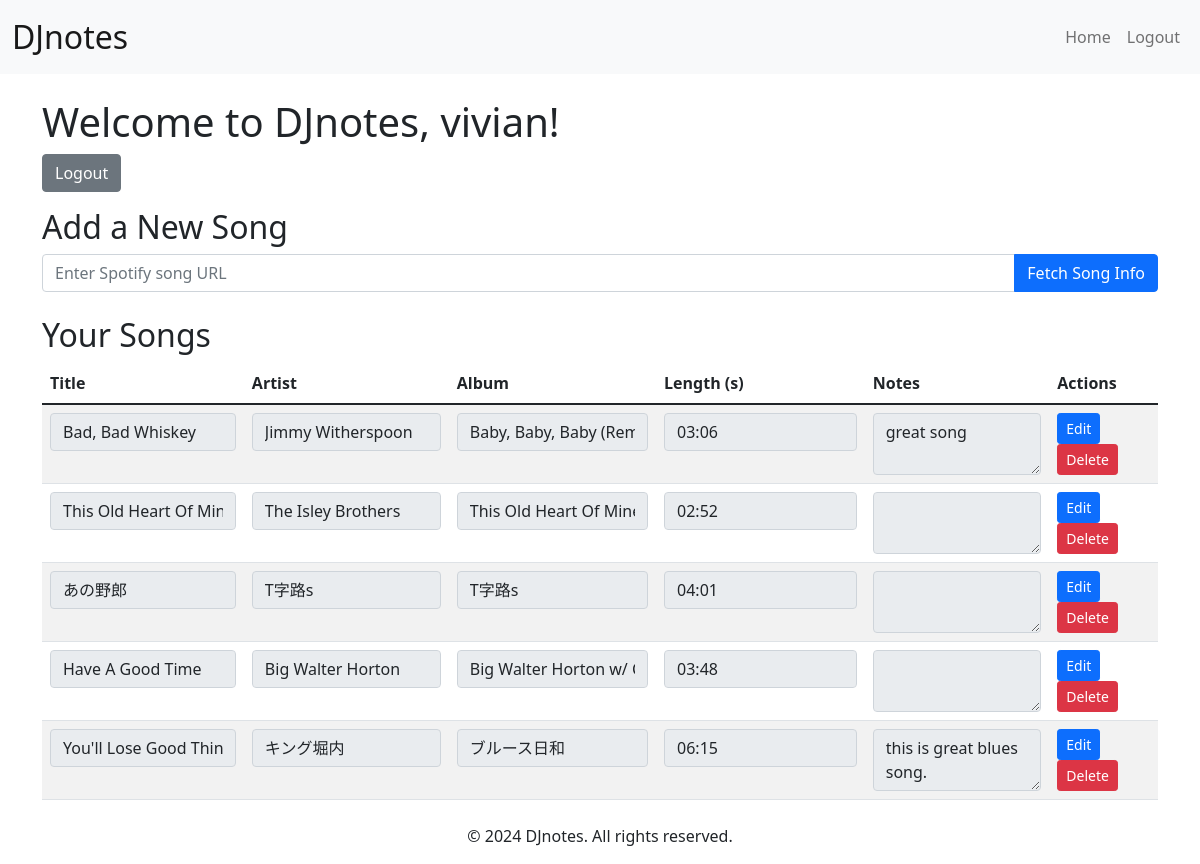
Before: /index (signed in) with the older database file.
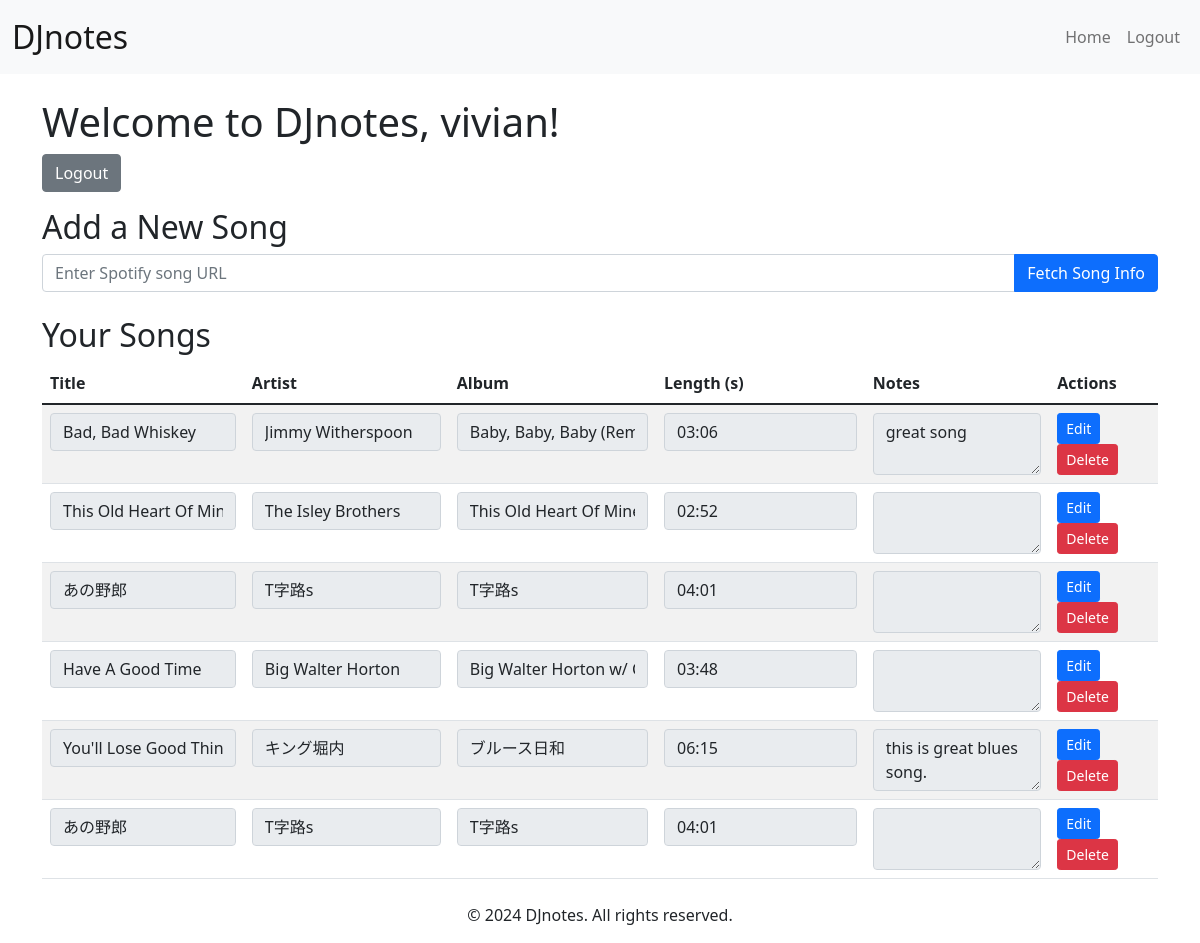
After: the same page with the newer database file.
### app.py (models this page shows, shortened)
class User(UserMixin, db.Model):
    __tablename__ = 'users'
    id = db.Column(db.Integer, primary_key=True)
    username = db.Column(db.String(64), unique=True, nullable=False)
    email = db.Column(db.String(120), unique=True, nullable=False)
    password_hash = db.Column(db.String(128), nullable=False)
    created_at = db.Column(db.DateTime, default=db.func.current_timestamp())

class Song(db.Model):
    __tablename__ = 'songs'
    id = db.Column(db.Integer, primary_key=True)
    title = db.Column(db.String(100), nullable=False)
    artist = db.Column(db.String(100), nullable=False)
    album = db.Column(db.String(100), nullable=True)
    songlength = db.Column(db.Integer, nullable=True)
    notes = db.Column(db.String, nullable=True)  # Adjust to nullable if desired
    user_id = db.Column(db.Integer, db.ForeignKey('users.id'), nullable=False)

### app.py (the view, shortened to what this page needs)
@app.route('/index', methods=['GET', 'POST'])
@login_required
def index():
    songs = Song.query.filter_by(user_id=current_user.id).all()
    return render_template('index.html', songs=songs , format_time = format_time)

### app.py (called while the page is built)
@login_manager.user_loader
def load_user(user_id):
    return User.query.get(int(user_id))

### src/main/formattime.py (called while the page is built)
def format_time(milliseconds):
    seconds = milliseconds // 1000
    minutes, seconds = divmod(seconds, 60)
    return f"{minutes:02d}:{seconds:02d}"

### templates/index.html (shortened to what this page needs)
{% extends "layout.html" %}
{% block main %}
    <h1>Welcome to DJnotes, {{ current_user.username }}!</h1>
    <a href="{{ url_for('logout') }}" class="btn btn-secondary mb-3">Logout</a>
    <h2>Add a New Song</h2>
    <form id="songForm" method="POST" action="{{ url_for('index') }}" class="mb-4">
        <div class="input-group mb-3">
            <input type="url" name="url" class="form-control" placeholder="Enter Spotify song URL" required>
            <button type="submit" class="btn btn-primary">Fetch Song Info</button>
        </div>
    </form>
    <h2>Your Songs</h2>
    {% if songs %}
        <table class="table table-striped">
            <thead>
                <tr>
                    <th>Title</th>
                    <th>Artist</th>
                    <th>Album</th>
                    <th>Length (s)</th>
                    <th>Notes</th>
                    <th>Actions</th>
                </tr>
            </thead>
            <tbody>
                {% for song in songs %}
                    <tr data-song-id="{{ song.id }}">
                        <td><input type="text" class="form-control song-title" value="{{ song.title }}" readonly></td>
                        <td><input type="text" class="form-control song-artist" value="{{ song.artist }}" readonly></td>
                        <td><input type="text" class="form-control song-album" value="{{ song.album }}" readonly></td>
                        <td><input type="text" class="form-control song-length" value="{{ format_time(song.songlength) }}" readonly></td>
                        <td><textarea class="form-control song-notes" readonly>{{ song.notes or '' }}</textarea></td>
                        <td>
                            <button class="btn btn-sm btn-primary edit-song">Edit</button>
                            <button class="btn btn-sm btn-danger delete-song">Delete</button>
                        </td>
                    </tr>
                {% endfor %}
            </tbody>
        </table>
    {% else %}
        <p>You haven't added any songs yet.</p>
    {% endif %}
{% endblock %}

### templates/layout.html (shortened to what this page needs)
<!DOCTYPE html>
<html lang="en">
<head>
    <link href="https://cdn.jsdelivr.net/npm/bootstrap@5.1.3/dist/css/bootstrap.min.css" rel="stylesheet">
    <link href="{{ url_for('static', filename='djnotes.css') }}" rel="stylesheet">
</head>
<body>
    <header>
        <nav class="navbar navbar-expand-lg navbar-light bg-light">
            <div class="container-fluid">
                <a class="navbar-brand" href="{{ url_for('index') }}">DJnotes</a>
                <div class="collapse navbar-collapse" id="navbarNav">
                    <ul class="navbar-nav ms-auto">
                        {% if current_user.is_authenticated %}
                            <li class="nav-item">
                                <a class="nav-link" href="{{ url_for('index') }}">Home</a>
                            </li>
                            <li class="nav-item">
                                <a class="nav-link" href="{{ url_for('logout') }}">Logout</a>
                            </li>
                        {% endif %}
                    </ul>
                </div>
            </div>
        </nav>
    </header>
    <main class="container mt-4">
        {% block main %}{% endblock %}
    </main>
    <footer class="text-center mt-4">
        <p>&copy; 2024 DJnotes. All rights reserved.</p>
    </footer>
</body>
</html>

### static/djnotes.css (style rules this page uses)
nav .navbar-brand { font-size: xx-large; }

Changed rows visible on the page:
added Song: title "あの野郎", artist "T字路s", album "T字路s", songlength "04:01"
